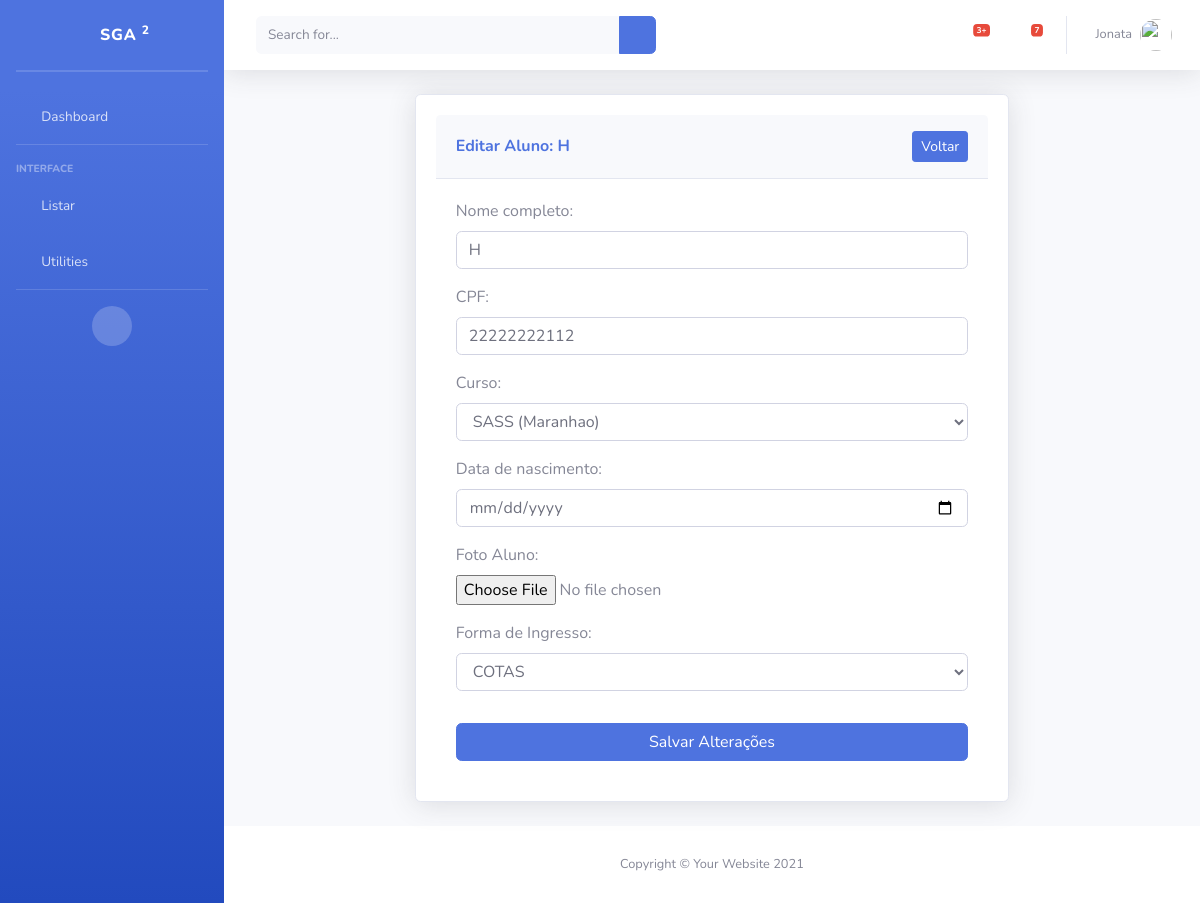
/editarAluno/32/, run on an earlier commit of the app's database.
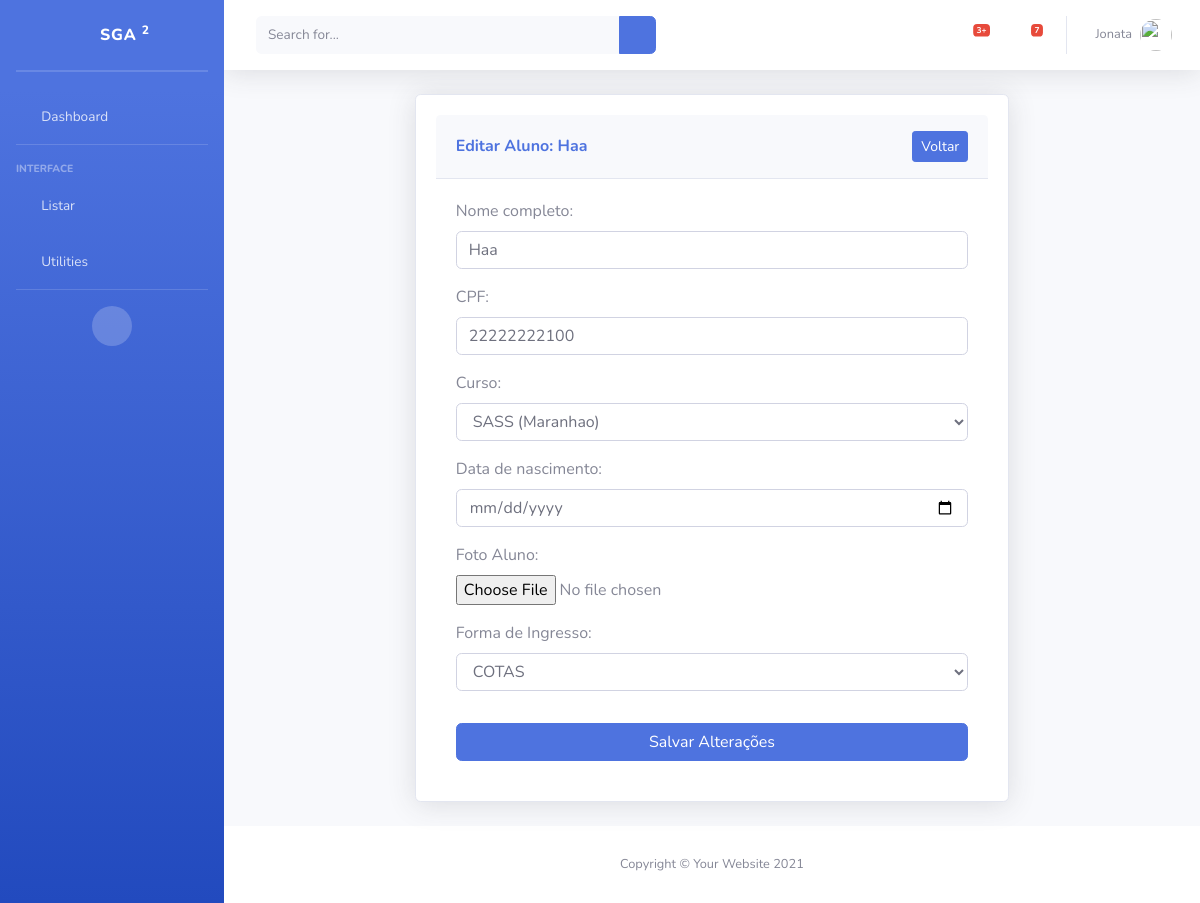
And on a later commit of the database.
### piloto/models/Aluno.py (models this page shows, shortened)
class Aluno(models.Model):
    nomeCompleto = models.CharField('Nome completo', max_length=500, help_text='')
    cpf = models.CharField('CPF', max_length=11, unique=True, help_text='')
    matricula = models.CharField('Matricula', max_length=10, unique=True, editable=False)
    curso = models.ForeignKey(Curso, verbose_name="Curso", on_delete=models.PROTECT)
    dataNascimento = models.DateField("Data de nascimento", null=True, blank=True)
    foto = models.ImageField("Foto Aluno", upload_to='alunos_fotos/', blank=True, null=True)
    formaIngresso = models.ForeignKey(FormaIngresso, verbose_name="Forma de Ingresso", on_delete=models.PROTECT)
    situacao = models.ForeignKey(Situacao, verbose_name="Situacao", on_delete=models.PROTECT, null=True, blank=True)
    dataCadastro = models.DateField('data de cadastro', default=date.today)
    dataUpdate = models.DateTimeField('Ultima atualização', auto_now=True)
    ativo = models.BooleanField("Ativo", default=True)
    class Meta:
        verbose_name = "Aluno"
        verbose_name_plural = "Alunos"

### piloto/views/EditarAluno.py (the view, shortened to what this page needs)
# urls.py: path('editarAluno/<int:pk>/', EditarAlunoView.as_view(), name='editarAluno'),
class EditarAlunoView(UpdateView):
    model = Aluno
    form_class = AlunoForm
    template_name = 'edit_Aluno/EditAluno.html'
    context_object_name = 'aluno'

### piloto/forms/AlunoForm.py
class AlunoForm(forms.ModelForm):
    class Meta:
        model = Aluno
        fields = [
            'nomeCompleto', 'cpf', 'curso',
            'dataNascimento', 'foto', 'formaIngresso'
        ]
        widgets = {
            'nomeCompleto': forms.TextInput(attrs={'class': 'form-control', 'placeholder': 'Digite o nome completo'}),
            'cpf': forms.TextInput(attrs={'class': 'form-control', 'placeholder': 'Digite o CPF'}),
            'curso': forms.Select(attrs={'class': 'form-control'}),
            'dataNascimento': forms.DateInput(attrs={
                'class': 'form-control', 'type': 'date', 'placeholder': 'Selecione a data de nascimento'
            }),
            'foto': forms.ClearableFileInput(attrs={'class': 'form-control-file'}),
            'formaIngresso': forms.Select(attrs={'class': 'form-control'}),
        }

### piloto/models/Curso.py (called while the page is built)
    def __str__(self):
        return f"{self.nome} ({self.campus.nome})"

### piloto/models/FomaIngresso.py (called while the page is built)
    def __str__(self):
        return self.nome

### piloto/templates/edit_Aluno/EditAluno.html (shortened to what this page needs)
{% extends 'Base.html' %}
{% load static %}
{% block content %}
<div class="container d-flex align-items-center justify-content-center" style="min-height: 75vh;">
    <div class="col-xl-8 col-lg-10 col-md-12">
        <div class="card shadow mb-4" style="padding: 20px;">
            <div class="card-header py-3 d-flex justify-content-between align-items-center">
                <h6 class="m-0 font-weight-bold text-primary">Editar Aluno: {{ aluno.nomeCompleto }}</h6>
                <a href="{% url 'listaAlunos' %}" class="btn btn-sm btn-primary">Voltar</a>
            </div>
            <div class="card-body">
                <form method="POST" enctype="multipart/form-data">
                    {{ form.as_p }}
                    <button type="submit" class="btn btn-primary w-100 mt-3">Salvar Alterações</button>
                </form>
            </div>
        </div>
    </div>
</div>
</div>
{% endblock %}

What changed in the data, as far as the page shows it:
changed Aluno "SASS (Maranhao)": nomeCompleto "H" → "Haa"; cpf "22222222112" → "22222222100"
